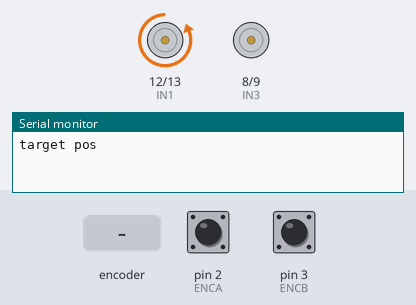
Bench run of a sketch on a simulated Arduino Uno, built with avr-gcc and run on an emulated ATmega328P. Parts: motor-driver pin pairs drawn as motors (green arrow = first pin HIGH = forward, orange = second pin HIGH = backward, longer = more drive, scaled by the enable pin), the last lines printed to the serial monitor. The inputs (shaded band) are chosen by the test bench; at power-on: pin 2 (ENCA) HIGH, pin 3 (ENCB) HIGH.

Above: at 0.6 s.
At 1.2 s:
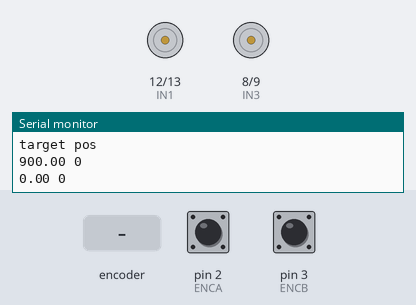
1.3 s: rotary encoder on pin 2 (ENCA) / pin 3 (ENCB) turned 1 step (first pin leading)
At 2.4 s:
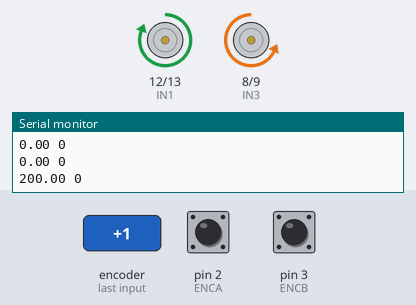
Timing chart, 0 to 5.7 s (numbered marks = the images above; inputs shaded):
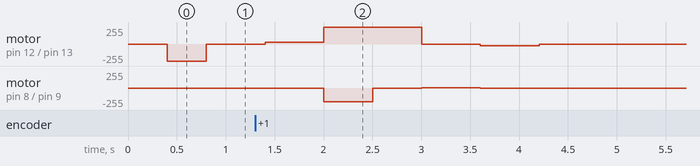

The sketch:

turn_vehicle_with_pid.ino
```cpp
// M1-red GRD-black C1-yellow Vcc-blue C2-green M2-white

// This alternate version of the code does not require
// atomic.h. Instead, interrupts() and noInterrupts()
// are used. Please use this code if your
// platform does not support ATOMIC_BLOCK.
//12 14A 15A 0RX 1TX

#define ENCA 2 // M1C1 yellow
#define ENCB 3 // M1C2 green
#define PWM1 11
#define IN1 12
#define IN2 13

#define ENCC 4 // M2C1 yellow
#define ENCD 5 // M2C2 green
#define PWM2 6
#define IN3 8
#define IN4 9

// set target position
float target1[5][3] = {
  {900, 0, 0.4},
  {0, 200, 0.6},
  {-900, 0, 0.5},
  {0, 200, 0.6},
  {0, 0, 0}
};

volatile int posi1 = 0;
volatile int posi2 = 0;
long prevT = 0;
float e1prev = 0;
float e2prev = 0;
float eintegral1 = 0;
float eintegral2 = 0;
int i = 0;
bool reachedFinalTarget = false;

// PID constants
float kp = 1;
float kd = 0.025;
float ki = 0.0;

void setup() {
  Serial.begin(9600);
  pinMode(ENCA, INPUT);
  pinMode(ENCB, INPUT);
  attachInterrupt(digitalPinToInterrupt(ENCA), readEncoder1, RISING);

  pinMode(ENCC, INPUT);
  pinMode(ENCD, INPUT);
  attachInterrupt(digitalPinToInterrupt(ENCC), readEncoder2, RISING);

  pinMode(PWM1, OUTPUT);
  pinMode(PWM2, OUTPUT);
  pinMode(IN1, OUTPUT);
  pinMode(IN2, OUTPUT);
  pinMode(IN3, OUTPUT);
  pinMode(IN4, OUTPUT);

  Serial.println("target pos");
}

void loop() {
  if (reachedFinalTarget) {
    // Stop the motors completely
    setMotor(0, 0, PWM1, IN1, IN2, 0);
    setMotor(0, 0, PWM2, IN3, IN4, 0);
    return; // Exit the loop
  }

  float* target = target1[i];

  // time difference
  long currT = micros();
  float deltaT = ((float)(currT - prevT)) / (1.0e6);
  prevT = currT;

  // Read the position
  int pos1 = 0;
  noInterrupts(); // disable interrupts temporarily while reading
  pos1 = posi1;
  interrupts(); // turn interrupts back on

  // Read the position
  int pos2 = 0;
  noInterrupts(); // disable interrupts temporarily while reading
  pos2 = posi2;
  interrupts(); // turn interrupts back on

  // errorM1
  float e1 = pos1 - target[0];

  // errorM2
  float e2 = pos2 - target[1];

  // derivative
  float dedt1 = (e1 - e1prev) / deltaT;

  // derivative
  float dedt2 = (e2 - e2prev) / deltaT;

  // integral
  eintegral1 = eintegral1 + e1 * deltaT;

  // integral
  eintegral2 = eintegral2 + e2 * deltaT;

  // control signal
  float u1 = kp * e1 + kd * dedt1 + ki * eintegral1;

  // control signal
  float u2 = kp * e2 + kd * dedt2 + ki * eintegral2;

  // motor1 power
  float pwr1 = fabs(u1);
  // motor2 power
  float pwr2 = fabs(u2);
  if (pwr1 > 255) {
    pwr1 = 255;
  }
  if (pwr2 > 255) {
    pwr2 = 255;
  }
  // motor1 direction
  int dir1 = 1;
  // motor2 direction
  int dir2 = 1;
  if (u1 < 0) {
    dir1 = -1;
  }
  if (u2 < 0) {
    dir2 = -1;
  }
  // signal the motor
  setMotor(dir1, pwr1, PWM1, IN1, IN2, target[2]);
  // signal the motor
  setMotor(dir2, pwr2, PWM2, IN3, IN4, target[2]);

  // store previous error
  e1prev = e1;
  // store previous error
  e2prev = e2;

  Serial.print(target[0]);
  Serial.print(" ");
  Serial.print(pos1);
  Serial.println();

  Serial.print(target[1]);
  Serial.print(" ");
  Serial.print(pos2);
  Serial.println();

  i++;
  if (i >= 5) {
    reachedFinalTarget = true;
  }
}

void setMotor(int dir, int pwmVal, int pwm, int in1, int in2, float delay1) {
  analogWrite(pwm, pwmVal);
  if (dir == 1) {
    digitalWrite(in1, HIGH);
    delay((int)(delay1 * 1000));
    digitalWrite(in2, LOW);
  }
  else if (dir == -1) {
    digitalWrite(in1, LOW);
    delay((int)(delay1 * 1000));
    digitalWrite(in2, HIGH);
  }
  else {
    digitalWrite(in1, LOW);
    digitalWrite(in2, LOW);
  }
}

void readEncoder1() {
  int b = digitalRead(ENCB);
  if (b > 0) {
    posi1++;
  }
  else {
    posi1--;
  }
}

void readEncoder2() {
  int c = digitalRead(ENCD);
  if (c > 0) {
    posi2++;
  }
  else {
    posi2--;
  }
}
```
